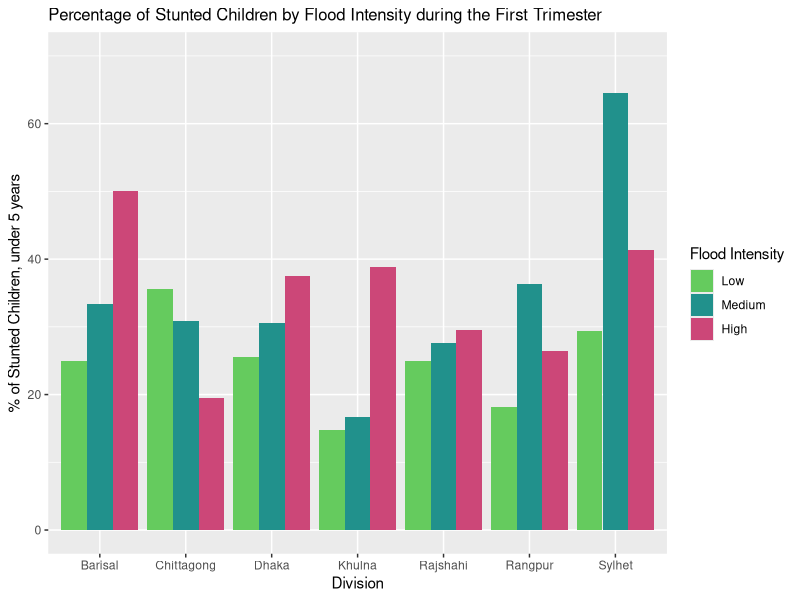
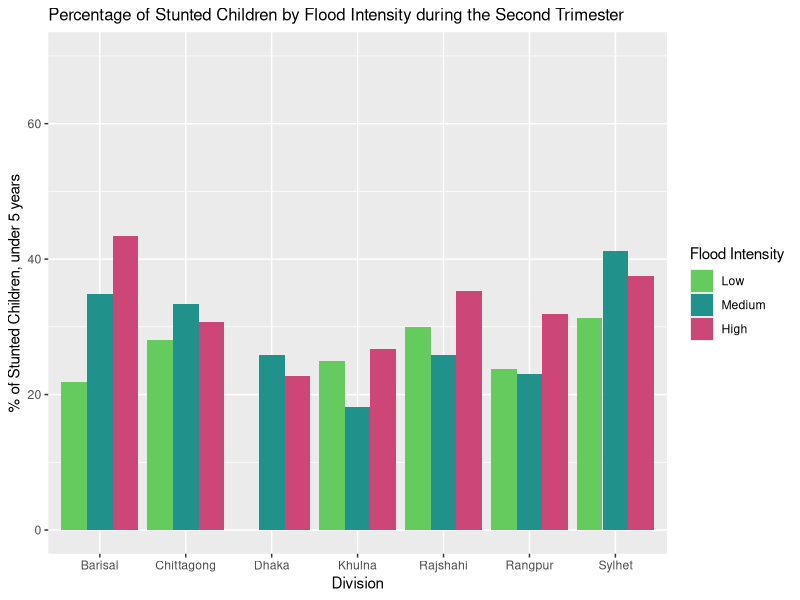
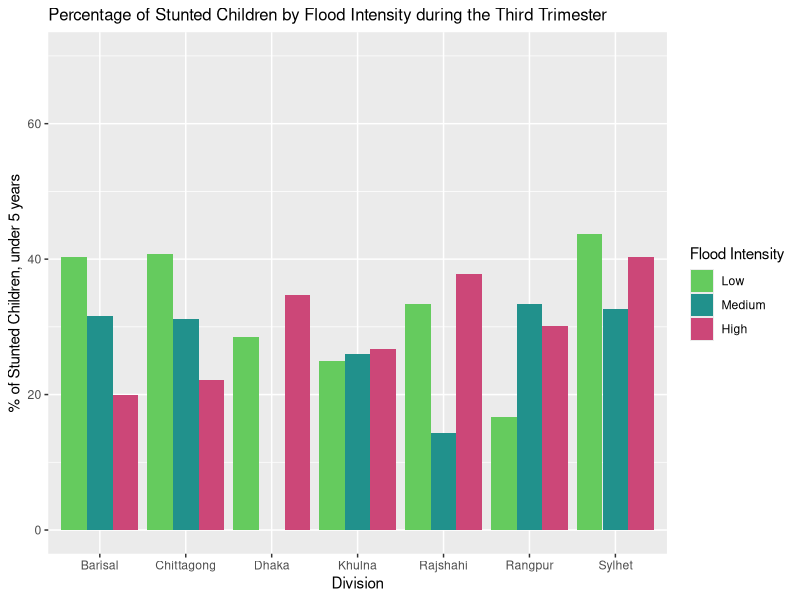
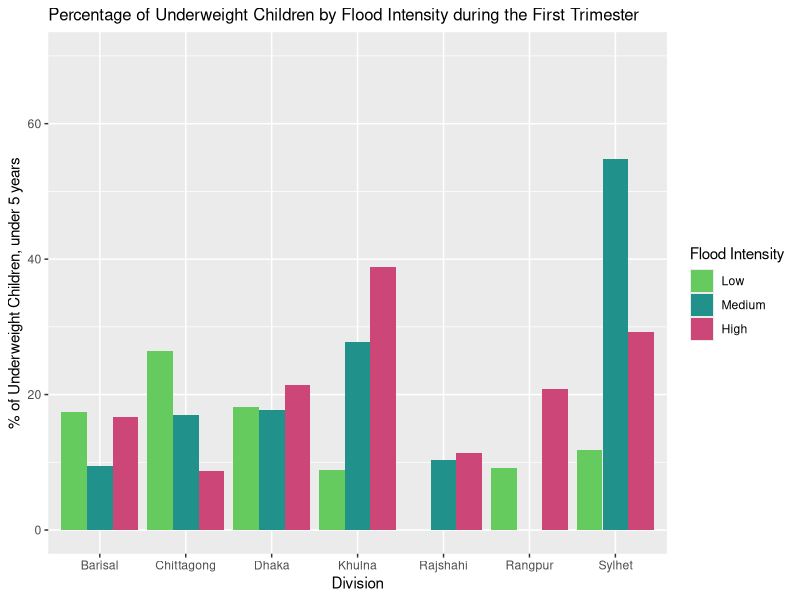
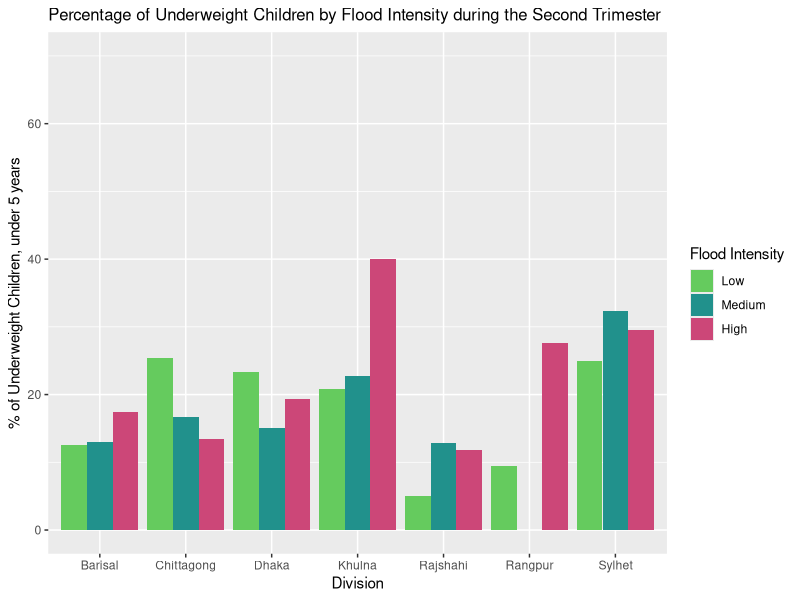
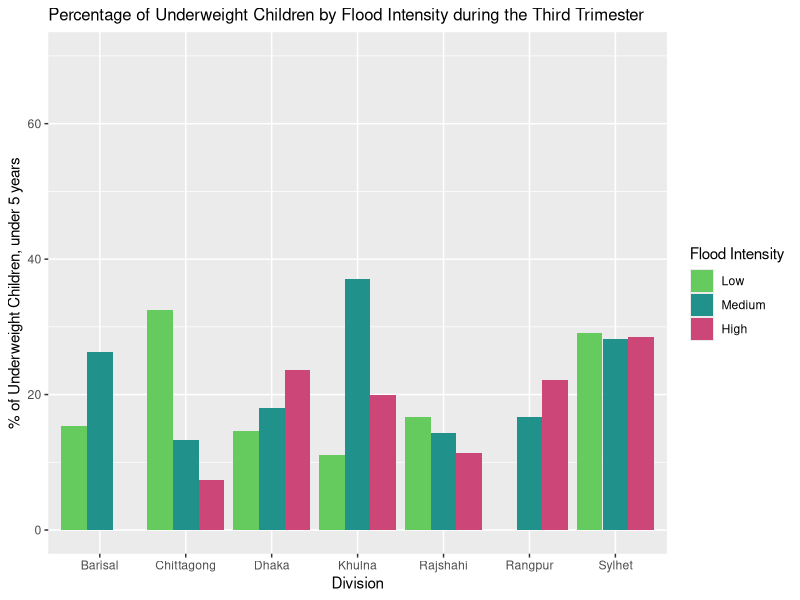
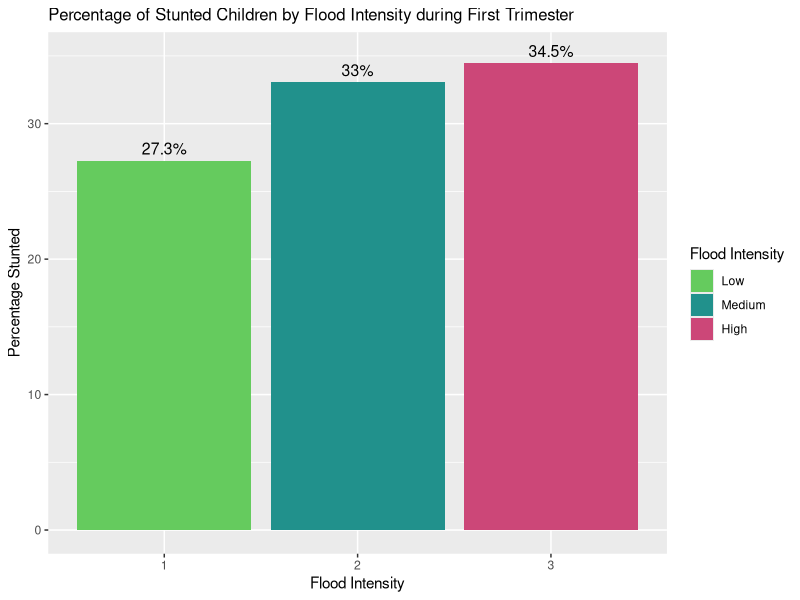
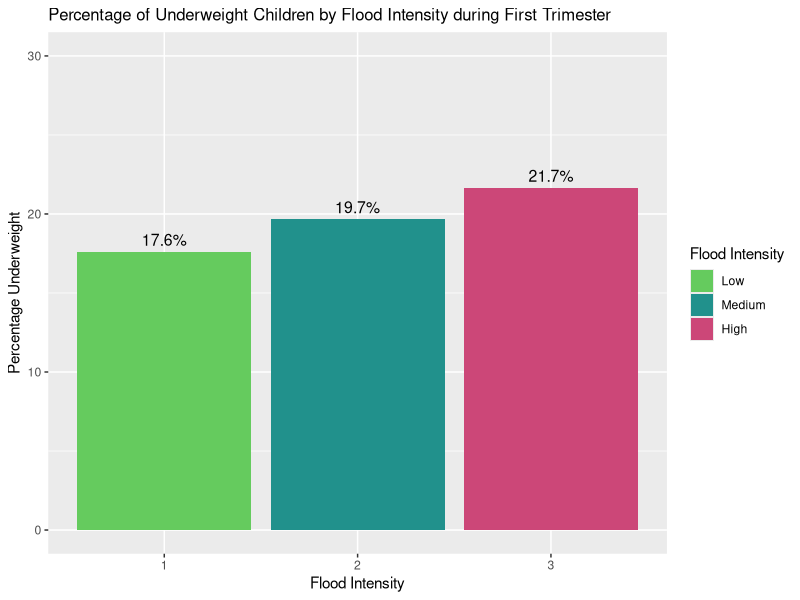

These charts were generated, in order, by the following R code:
## ---- chunk 1
knitr::opts_chunk$set(echo = TRUE)
## ---- chunk 2
library(ggplot2)
library(dplyr)
library(foreign)
library(haven)
## ---- chunk 3
setwd("D:/Virginia Tech/Summer 2023/BIHS 2018-19/")
## ---- chunk 4
data <- read_dta("BIHS2018-19Children_FloodExtent_MatchedJun15.dta")
## ---- chunk 5
data_stunted1 <- data %>%
  group_by(div_name, tertile_firsttrim_flood) %>%
  summarise(Percentage_Stunted = mean(stunted_all) * 100) %>%
  filter(!is.na(tertile_firsttrim_flood))

# Generate the graph
ggplot(data_stunted1, aes(x = div_name, y = Percentage_Stunted, fill = factor(tertile_firsttrim_flood))) +
  geom_bar(stat = "identity", position = "dodge") +
  labs(x = "Division", y = "% of Stunted Children, under 5 years", fill = "Flood Intensity") +
  scale_fill_manual(values = c("#65cb5e", "#21918c", "#cc4778"),
                    labels = c("Low", "Medium", "High"),
                    breaks = c(1, 2, 3)) +
  ggtitle("Percentage of Stunted Children by Flood Intensity during the First Trimester") +
  theme(plot.title = element_text(size = 12)) +
  coord_cartesian(ylim = c(0, 70))
## ---- chunk 6
data_stunted2 <- data %>%
  group_by(div_name, tertile_secondtrim_flood) %>%
  summarise(Percentage_Stunted = mean(stunted_all) * 100) %>%
  filter(!is.na(tertile_secondtrim_flood))

# Generate the graph
ggplot(data_stunted2, aes(x = div_name, y = Percentage_Stunted, fill = factor(tertile_secondtrim_flood))) +
  geom_bar(stat = "identity", position = "dodge") +
  labs(x = "Division", y = "% of Stunted Children, under 5 years", fill = "Flood Intensity") +
  scale_fill_manual(values = c("#65cb5e", "#21918c", "#cc4778"),
                    labels = c("Low", "Medium", "High"),
                    breaks = c(1, 2, 3)) +
  ggtitle("Percentage of Stunted Children by Flood Intensity during the Second Trimester") +
  theme(plot.title = element_text(size = 12)) +
  coord_cartesian(ylim = c(0, 70))
## ---- chunk 7
data_stunted3 <- data %>%
  group_by(div_name, tertile_thirdtrim_flood) %>%
  summarise(Percentage_Stunted = mean(stunted_all) * 100) %>%
  filter(!is.na(tertile_thirdtrim_flood))

# Generate the graph
ggplot(data_stunted3, aes(x = div_name, y = Percentage_Stunted, fill = factor(tertile_thirdtrim_flood))) +
  geom_bar(stat = "identity", position = "dodge") +
  labs(x = "Division", y = "% of Stunted Children, under 5 years", fill = "Flood Intensity") +
  scale_fill_manual(values = c("#65cb5e", "#21918c", "#cc4778"),
                    labels = c("Low", "Medium", "High"),
                    breaks = c(1, 2, 3)) +
  ggtitle("Percentage of Stunted Children by Flood Intensity during the Third Trimester") +
  theme(plot.title = element_text(size = 12)) +
  coord_cartesian(ylim = c(0, 70))
## ---- chunk 8
data_underwgt1 <- data %>%
  group_by(div_name, tertile_firsttrim_flood) %>%
  summarise(Percentage_Underweight = mean(underweight_all) * 100) %>%
  filter(!is.na(tertile_firsttrim_flood))

# Generate the graph
ggplot(data_underwgt1, aes(x = div_name, y = Percentage_Underweight, fill = factor(tertile_firsttrim_flood))) +
  geom_bar(stat = "identity", position = "dodge") +
  labs(x = "Division", y = "% of Underweight Children, under 5 years", fill = "Flood Intensity") +
  scale_fill_manual(values = c("#65cb5e", "#21918c", "#cc4778"),
                    labels = c("Low", "Medium", "High"),
                    breaks = c(1, 2, 3)) +
  ggtitle("Percentage of Underweight Children by Flood Intensity during the First Trimester") +
  theme(plot.title = element_text(size = 12)) +
  coord_cartesian(ylim = c(0, 70))
## ---- chunk 9
data_underwgt1 <- data %>%
  group_by(div_name, tertile_secondtrim_flood) %>%
  summarise(Percentage_Underweight = mean(underweight_all) * 100) %>%
  filter(!is.na(tertile_secondtrim_flood))

# Generate the graph
ggplot(data_underwgt1, aes(x = div_name, y = Percentage_Underweight, fill = factor(tertile_secondtrim_flood))) +
  geom_bar(stat = "identity", position = "dodge") +
  labs(x = "Division", y = "% of Underweight Children, under 5 years", fill = "Flood Intensity") +
  scale_fill_manual(values = c("#65cb5e", "#21918c", "#cc4778"),
                    labels = c("Low", "Medium", "High"),
                    breaks = c(1, 2, 3)) +
  ggtitle("Percentage of Underweight Children by Flood Intensity during the Second Trimester") +
  theme(plot.title = element_text(size = 12)) +
  coord_cartesian(ylim = c(0, 70))
## ---- chunk 10
data_underwgt1 <- data %>%
  group_by(div_name, tertile_thirdtrim_flood) %>%
  summarise(Percentage_Underweight = mean(underweight_all) * 100) %>%
  filter(!is.na(tertile_thirdtrim_flood))

# Generate the graph
ggplot(data_underwgt1, aes(x = div_name, y = Percentage_Underweight, fill = factor(tertile_thirdtrim_flood))) +
  geom_bar(stat = "identity", position = "dodge") +
  labs(x = "Division", y = "% of Underweight Children, under 5 years", fill = "Flood Intensity") +
  scale_fill_manual(values = c("#65cb5e", "#21918c", "#cc4778"),
                    labels = c("Low", "Medium", "High"),
                    breaks = c(1, 2, 3)) +
  ggtitle("Percentage of Underweight Children by Flood Intensity during the Third Trimester") +
  theme(plot.title = element_text(size = 12)) +
  coord_cartesian(ylim = c(0, 70))
## ---- chunk 11
data_stunted_all <- data %>%
  group_by(tertile_firsttrim_flood) %>%
  summarise(Percentage_Stunted = mean(stunted_all) * 100) %>%
  filter(!is.na(tertile_firsttrim_flood))

# Generate the graph with colors from the viridis palette, modified title font size, and adjusted y-axis scale
ggplot(data_stunted_all, aes(x = factor(tertile_firsttrim_flood), y = Percentage_Stunted, fill = factor(tertile_firsttrim_flood))) +
  geom_bar(stat = "identity", position = "dodge") +
  geom_text(aes(label = paste0(round(Percentage_Stunted, 1), "%")), 
            position = position_dodge(width = 0.9),
            vjust = -0.5, 
            color = "black",
            size = 4) +
  labs(x = "Flood Intensity", y = "Percentage Stunted", fill = "Flood Intensity") +
 scale_fill_manual(values = c("#65cb5e", "#21918c", "#cc4778"),
                    labels = c("Low", "Medium", "High"),
                    breaks = c(1, 2, 3)) +
  ggtitle("Percentage of Stunted Children by Flood Intensity during First Trimester") +
  theme(plot.title = element_text(size = 12)) +
  coord_cartesian(ylim = c(0, 35))  # Set y-axis scale from 0 to 100

## ---- chunk 12
data_underweight_all <- data %>%
  group_by(tertile_firsttrim_flood) %>%
  summarise(Percentage_Underweight = mean(underweight_all) * 100) %>%
  filter(!is.na(tertile_firsttrim_flood))

# Generate the graph with colors from the viridis palette, modified title font size, and adjusted y-axis scale
ggplot(data_underweight_all, aes(x = factor(tertile_firsttrim_flood), y = Percentage_Underweight, fill = factor(tertile_firsttrim_flood))) +
  geom_bar(stat = "identity", position = "dodge") +
  geom_text(aes(label = paste0(round(Percentage_Underweight, 1), "%")), 
            position = position_dodge(width = 0.9),
            vjust = -0.5, 
            color = "black",
            size = 4) +
  labs(x = "Flood Intensity", y = "Percentage Underweight", fill = "Flood Intensity") +
 scale_fill_manual(values = c("#65cb5e", "#21918c", "#cc4778"),
                    labels = c("Low", "Medium", "High"),
                    breaks = c(1, 2, 3)) +
  ggtitle("Percentage of Underweight Children by Flood Intensity during First Trimester") +
  theme(plot.title = element_text(size = 12)) +
  coord_cartesian(ylim = c(0, 30))  # Set y-axis scale from 0 to 100

